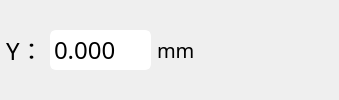
               <widget class="QWidget" name="widget_50" native="true">
                <layout class="QHBoxLayout" name="horizontalLayout_61">
                 <property name="spacing">
                  <number>6</number>
                 </property>
                 <property name="leftMargin">
                  <number>6</number>
                 </property>
                 <property name="topMargin">
                  <number>6</number>
                 </property>
                 <property name="rightMargin">
                  <number>6</number>
                 </property>
                 <property name="bottomMargin">
                  <number>6</number>
                 </property>
                 <item>
                  <widget class="QLabel" name="label_55">
                   <property name="styleSheet">
                    <string notr="true">font:bold  &quot;Times New Roman&quot;;    
font-family:Microsoft Yahei;
font-size:24px; 
border-width:0px;</string>
                   </property>
                   <property name="text">
                    <string>Y：</string>
                   </property>
                  </widget>
                 </item>
                 <item>
                  <widget class="QDoubleSpinBox" name="doubleSpinBox_Position_Y_3">
                   <property name="font">
                    <font>
                     <family>24px</family>
                     <pointsize>-1</pointsize>
                     <weight>50</weight>
                     <italic>false</italic>
                     <bold>false</bold>
                    </font>
                   </property>
                   <property name="contextMenuPolicy">
                    <enum>Qt::DefaultContextMenu</enum>
                   </property>
                   <property name="acceptDrops">
                    <bool>false</bool>
                   </property>
                   <property name="autoFillBackground">
                    <bool>false</bool>
                   </property>
                   <property name="styleSheet">
                    <string notr="true">font:  &quot;Times New Roman&quot;;
font-size:24px;  
border-radius:6px;
border-width:2px;
border-style:solid;
border-color:white;

</string>
                   </property>
                   <property name="frame">
                    <bool>true</bool>
                   </property>
                   <property name="buttonSymbols">
                    <enum>QAbstractSpinBox::NoButtons</enum>
                   </property>
                   <property name="decimals">
                    <number>3</number>
                   </property>
                   <property name="maximum">
                    <double>999.990000000000009</double>
                   </property>
                   <property name="singleStep">
                    <double>0.001000000000000</double>
                   </property>
                   <property name="stepType">
                    <enum>QAbstractSpinBox::DefaultStepType</enum>
                   </property>
                  </widget>
                 </item>
                 <item>
                  <widget class="QLabel" name="label_58">
                   <property name="styleSheet">
                    <string notr="true">border:none;
font:bold  &quot;Times New Roman&quot;;    
font-family:Microsoft Yahei;
font-size:20px; 
border-width:0px;
</string>
                   </property>
                   <property name="text">
                    <string>mm</string>
                   </property>
                  </widget>
                 </item>
                 <item>
                  <widget class="QPushButton" name="Minius_Y_2">
                   <property name="styleSheet">
                    <string notr="true">QPushButton
{
    font-family:Microsoft Yahei;
    color:white;
    background-color:rgb(14 , 150 , 254);
    border-radius:5px;
	border-radius:3px;
	border-width:2px;
	border-style:solid;
	border-color:rgb(179, 179, 255);
}

QPushButton:hover
{
    background-color:rgb(44 , 137 , 255);
}

QPushButton:pressed
{
    background-color:rgb(14 , 135 , 228);
    padding-left:3px;
    padding-top:3px;
}
QPushButton:disabled
{
    background-color:grey;
}
border:none;</string>
                   </property>
                   <property name="text">
                    <string/>
                   </property>
                   <property name="icon">
                    <iconset resource="resources/resources.qrc">
                     <normaloff>:/icons/icons/minius.svg</normaloff>:/icons/icons/minius.svg</iconset>
                   </property>
                   <property name="iconSize">
                    <size>
                     <width>40</width>
                     <height>40</height>
                    </size>
                   </property>
                   <property name="flat">
                    <bool>true</bool>
                   </property>
                  </widget>
                 </item>
                 <item>
                  <widget class="QPushButton" name="Plus_Y_2">
                   <property name="styleSheet">
                    <string notr="true">QPushButton
{
    font-family:Microsoft Yahei;
    color:white;
    background-color:rgb(14 , 150 , 254);
    border-radius:5px;
	border-radius:3px;
	border-width:2px;
	border-style:solid;
	border-color:rgb(179, 179, 255);
}

QPushButton:hover
{
    background-color:rgb(44 , 137 , 255);
}

QPushButton:pressed
{
    background-color:rgb(14 , 135 , 228);
    padding-left:3px;
    padding-top:3px;
}
QPushButton:disabled
{
    background-color:grey;
}
border:none;</string>
                   </property>
                   <property name="text">
                    <string/>
                   </property>
                   <property name="icon">
                    <iconset resource="resources/resources.qrc">
                     <normaloff>:/icons/icons/plus.svg</normaloff>:/icons/icons/plus.svg</iconset>
                   </property>
                   <property name="iconSize">
                    <size>
                     <width>40</width>
                     <height>40</height>
                    </size>
                   </property>
                   <property name="flat">
                    <bool>true</bool>
                   </property>
                  </widget>
                 </item>
                 <item>
                  <widget class="QPushButton" name="Zero_Y_2">
                   <property name="styleSheet">
                    <string notr="true">QPushButton
{
    font-family:Microsoft Yahei;
    color:white;
    background-color:rgb(14 , 150 , 254);
    border-radius:5px;
	border-radius:3px;
	border-width:2px;
	border-style:solid;
	border-color:rgb(179, 179, 255);
}

QPushButton:hover
{
    background-color:rgb(44 , 137 , 255);
}

QPushButton:pressed
{
    background-color:rgb(14 , 135 , 228);
    padding-left:3px;
    padding-top:3px;
}
QPushButton:disabled
{
    background-color:grey;
}
border:none;</string>
                   </property>
                   <property name="text">
                    <string/>
                   </property>
                   <property name="icon">
                    <iconset resource="resources/resources.qrc">
                     <normaloff>:/icons/icons/zero.svg</normaloff>:/icons/icons/zero.svg</iconset>
                   </property>
                   <property name="iconSize">
                    <size>
                     <width>40</width>
                     <height>40</height>
                    </size>
                   </property>
                   <property name="flat">
                    <bool>true</bool>
                   </property>
                  </widget>
                 </item>
                </layout>
               </widget>
